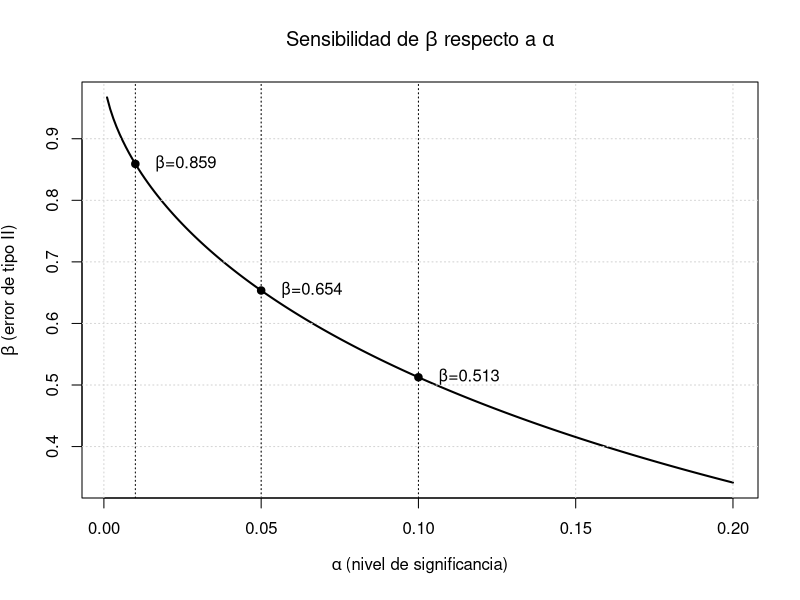
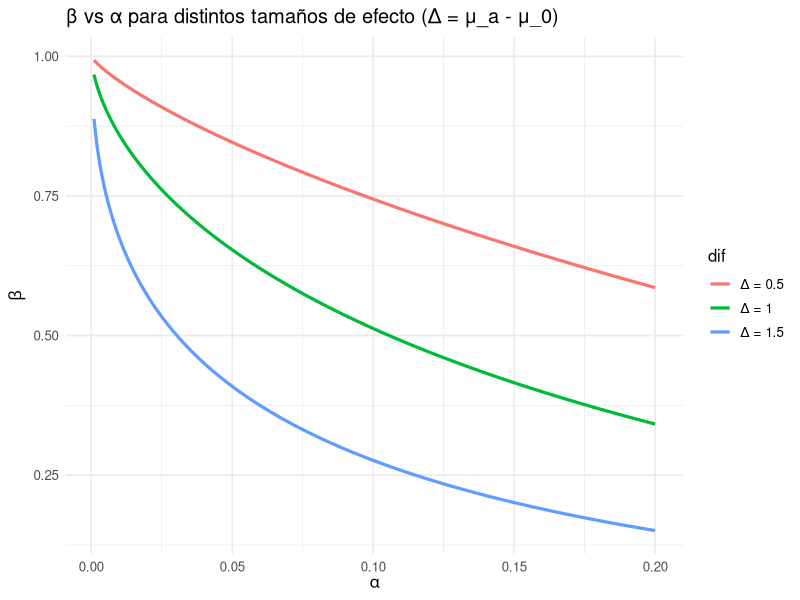
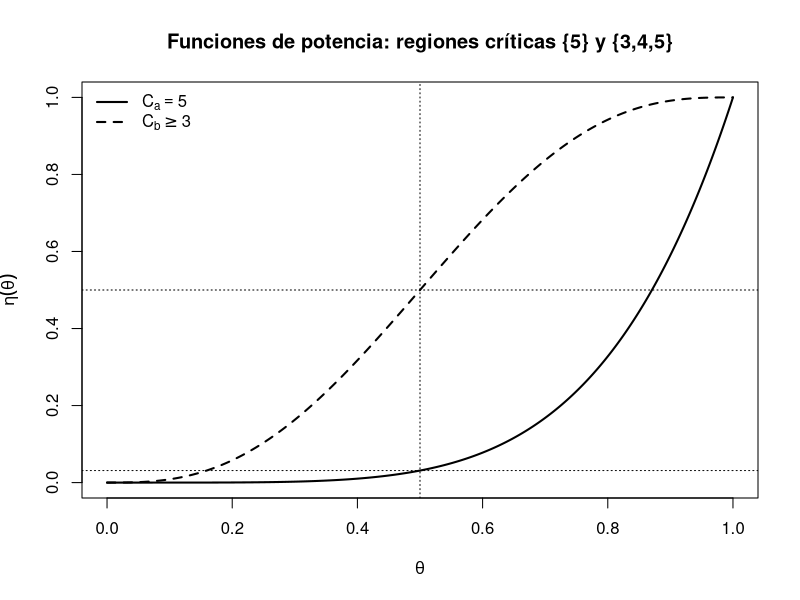
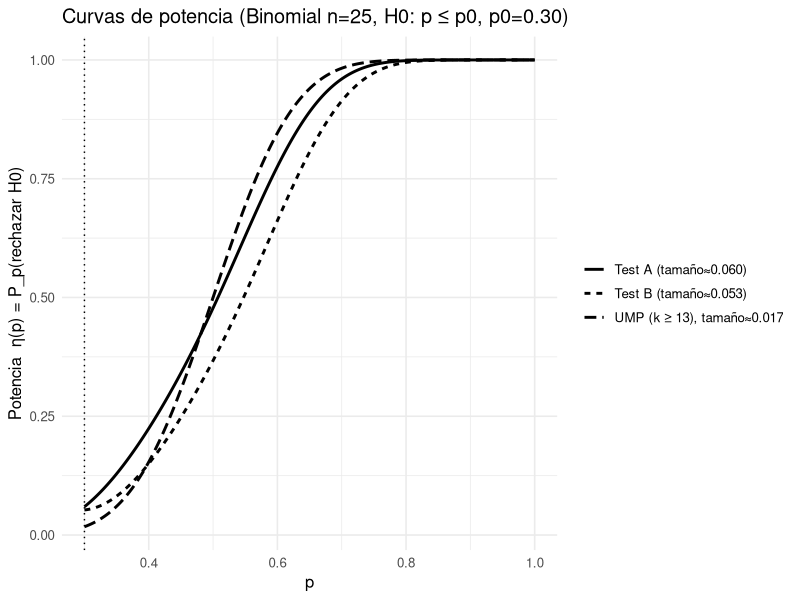

These figures' R source, in order:
## ---- chunk 1
# Parámetros del problema
mu0  <- 15
mua  <- 16              # media bajo H1
sigma <- 4              # desviación conocida
n     <- 25             # tamaño de muestra

# Función beta(α) para prueba unilateral Z
beta_z <- function(alpha, mu0, mua, sigma, n){
  delta <- (mua - mu0) / (sigma / sqrt(n))
  pnorm(qnorm(1 - alpha) - delta)
}

# Curva beta(α) en una malla de α
alphas <- seq(0.001, 0.20, by = 0.001)
betas  <- sapply(alphas, beta_z, mu0=mu0, mua=mua, sigma=sigma, n=n)

# Tabla para valores típicos de α
alpha_star <- c(0.10, 0.05, 0.01)
beta_star  <- sapply(alpha_star, beta_z, mu0=mu0, mua=mua, sigma=sigma, n=n)
cbind(alpha=alpha_star, beta=round(beta_star, 4))

# Gráfica en base R
plot(alphas, betas, type="l", lwd=2,
     xlab=expression(alpha~"(nivel de significancia)"),
     ylab=expression(beta~"(error de tipo II)"),
     main=expression(paste("Sensibilidad de ", beta, " respecto a ", alpha)))
grid()

# Añadir referencias
abline(v = alpha_star, lty = 3)
points(alpha_star, beta_star, pch = 19)
text(alpha_star, beta_star, labels=paste0("  β=", round(beta_star,3)), pos=4)

## ---- chunk 2
library(ggplot2)

diffs <- c(0.5, 1.0, 1.5)       # diferencias mu_a - mu_0
df <- do.call(rbind, lapply(diffs, function(dif){
  mua_i <- mu0 + dif
  data.frame(
    alpha = alphas,
    beta  = sapply(alphas, beta_z, mu0=mu0, mua=mua_i, sigma=sigma, n=n),
    dif   = paste0("Δ = ", dif)
  )
}))

ggplot(df, aes(alpha, beta, color=dif)) +
  geom_line(size=1.1) +
  labs(x=expression(alpha), y=expression(beta),
       title="β vs α para distintos tamaños de efecto (Δ = μ_a - μ_0)") +
  theme_minimal(base_size = 12)

## ---- chunk 3
set.seed(123)
B <- 1e5
alpha_vec <- c(0.10, 0.05, 0.01)

sim_beta <- function(alpha, mu0, mua, sigma, n, B=1e5){
  k <- mu0 + qnorm(1 - alpha) * sigma / sqrt(n)
  xbar <- replicate(B, mean(rnorm(n, mean=mua, sd=sigma)))
  mean(xbar <= k)  # proporción de NO-rechazos cuando H1 es verdadera = β
}

beta_sim <- sapply(alpha_vec, sim_beta, mu0=mu0, mua=mua, sigma=sigma, n=n, B=B)
beta_the <- sapply(alpha_vec, beta_z, mu0=mu0, mua=mua, sigma=sigma, n=n)

cbind(alpha=alpha_vec,
      beta_teorico=round(beta_the,4),
      beta_sim=round(beta_sim,4))
## ---- chunk 4
theta <- seq(0,1,by=0.001)

eta_a <- theta^5
eta_b <- 10*theta^3*(1-theta)^2 + 5*theta^4*(1-theta) + theta^5

plot(theta, eta_a, type="l", lwd=2,
     xlab=expression(theta), ylab=expression(eta(theta)),
     main="Funciones de potencia: regiones críticas {5} y {3,4,5}")
lines(theta, eta_b, lwd=2, lty=2)
abline(v=0.5, lty=3); abline(h=c((0.5)^5, 0.5), lty=3)
legend("topleft",
       legend = c(expression(C[a]==5),
                  expression(C[b] >= 3)),
       lwd = 2, lty = c(1,2), bty = "n")

## ---- chunk 5
# --- Curvas de potencia (Binomial) UMP vs. otros tests del mismo tamaño ---

# Parámetros del problema
n <- 25
p0 <- 0.30
alpha_target <- 0.05

# Función: cola superior P(X >= c) para Binomial(n, p)
binom_tail_ge <- function(n, c, p) 1 - pbinom(c - 1, size = n, prob = p)

# 1) UMP: región crítica de cola superior {k >= c_alpha} con tamaño ≈ alpha_target
candidates <- 0:n
tails <- sapply(candidates, function(c) binom_tail_ge(n, c, p0))

# Elegimos el menor c tal que P_{p0}(X >= c) <= alpha_target
c_alpha <- which(tails <= alpha_target)[1]
if (is.na(c_alpha)) c_alpha <- n  # por si la discretud no permite bajar de alpha

R_UMP <- c_alpha:n
size_UMP <- sum(dbinom(R_UMP, n, p0))

# 2) Test A: empezamos más conservador (c_alpha+1) y agregamos un punto interior
R_A <- (c_alpha + 1):n
size_A <- sum(dbinom(R_A, n, p0))

# Apuntamos a un punto interior cerca de la moda ~ n*p0
mode_approx <- round(n * p0)
k_star_candidates <- seq(max(0, mode_approx - 4), min(n, mode_approx + 4))
best_k <- NA
best_diff <- Inf
for (k in k_star_candidates) {
  if (!(k %in% R_A)) {
    trial <- size_A + dbinom(k, n, p0)
    diff <- abs(alpha_target - trial)
    if (diff < best_diff) {
      best_diff <- diff
      best_k <- k
    }
  }
}
if (!is.na(best_k)) {
  R_A <- sort(unique(c(R_A, best_k)))
  size_A <- sum(dbinom(R_A, n, p0))
}

# 3) Test B: aún más conservador (c_alpha+2) y agregamos dos puntos interiores
R_B <- (c_alpha + 2):n
size_B <- sum(dbinom(R_B, n, p0))
k_cand_B <- c(mode_approx - 3, mode_approx + 3,
              mode_approx - 4, mode_approx + 4,
              mode_approx - 2, mode_approx + 2)

for (k in k_cand_B) {
  if (k >= 0 && k <= n && !(k %in% R_B)) {
    trial <- size_B + dbinom(k, n, p0)
    # Permitimos leve sobrepaso por discretud
    if (trial <= alpha_target || (trial - alpha_target) < 0.005) {
      R_B <- sort(unique(c(R_B, k)))
      size_B <- trial
    }
  }
  if (size_B >= alpha_target - 1e-6) break
}
# Si quedó muy por debajo, añadimos el k que mejor aproxime alpha
if (size_B < alpha_target - 0.01) {
  diffs <- sapply(setdiff(0:n, R_B), function(k) abs(alpha_target - (size_B + dbinom(k, n, p0))))
  add_k <- setdiff(0:n, R_B)[which.min(diffs)]
  R_B <- sort(unique(c(R_B, add_k)))
  size_B <- sum(dbinom(R_B, n, p0))
}

# --- Curvas de potencia ---
ps <- seq(p0, 1, length.out = 200)
power_UMP <- sapply(ps, function(p) sum(dbinom(R_UMP, n, p)))
power_A   <- sapply(ps, function(p) sum(dbinom(R_A,   n, p)))
power_B   <- sapply(ps, function(p) sum(dbinom(R_B,   n, p)))

# Data frame para graficar
df <- data.frame(
  p = rep(ps, 3),
  potencia = c(power_UMP, power_A, power_B),
  test = factor(rep(c(
    sprintf("UMP (k ≥ %d), tamaño≈%.3f", c_alpha, size_UMP),
    sprintf("Test A (tamaño≈%.3f)", size_A),
    sprintf("Test B (tamaño≈%.3f)", size_B)
  ), each = length(ps)))
)

# --- Gráfico con ggplot2 ---
if (!requireNamespace("ggplot2", quietly = TRUE)) install.packages("ggplot2")
library(ggplot2)

g <- ggplot(df, aes(x = p, y = potencia, linetype = test)) +
  geom_line(size = 1) +
  geom_vline(xintercept = p0, linetype = "dotted") +
  labs(
    title = sprintf("Curvas de potencia (Binomial n=%d, H0: p ≤ p0, p0=%.2f)", n, p0),
    x = "p",
    y = "Potencia  η(p) = P_p(rechazar H0)",
    linetype = NULL
  ) +
  theme_minimal(base_size = 12)

print(g)

# Guardar PNG
ggplot2::ggsave("power_curves_UMP_vs_others.png", g, width = 8, height = 5, dpi = 150)
cat("Archivo guardado: power_curves_UMP_vs_others.png\n")

# --- Opcional: mostrar las regiones críticas resultantes ---
cat("Región crítica UMP: {", paste(R_UMP, collapse = ", "), "}\n", sep = "")
cat("Región crítica Test A: {", paste(R_A, collapse = ", "), "}\n", sep = "")
cat("Región crítica Test B: {", paste(R_B, collapse = ", "), "}\n", sep = "")
